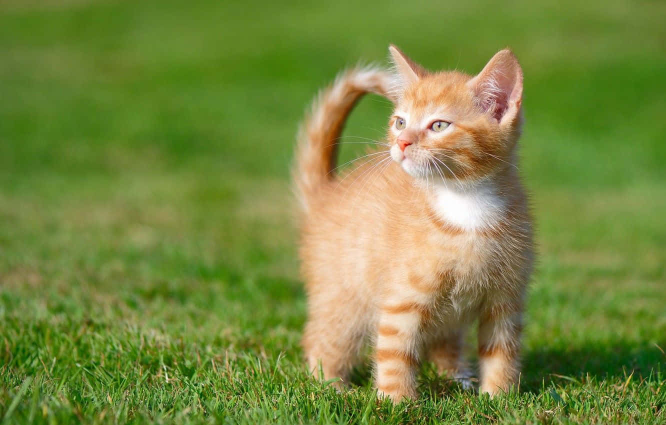
#> input picture day2/cat.jpg, 1332 x 850 px (shown at 1/2 size)
$ python cv03.py
#> lines starting #> are read from the running program, lines starting #| are printed output that depends on the picture; after the words box and inside, x2 and y2 are one past the last pixel; in counts of white or black regions, pixels touching at a corner belong together
#Threshold levels with images
import cv2
import matplotlib.pyplot as plt

img = cv2.imread("../day2/cat.jpg")
#> img is the input picture: shape (850, 1332, 3); mean B, G, R 64.6, 135, 119.4
gray = cv2.cvtColor(img, cv2.COLOR_BGR2GRAY)
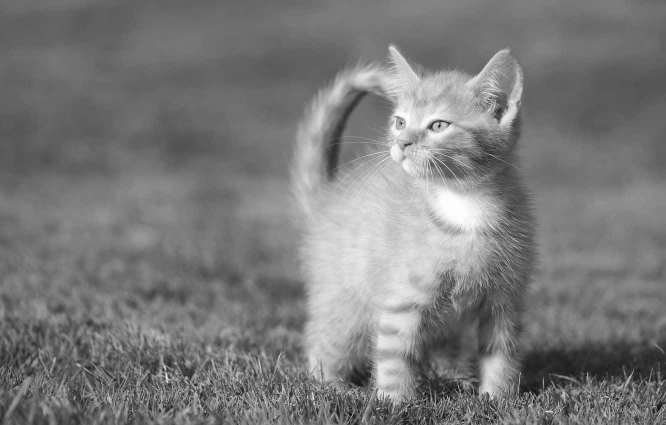
#> gray: shape (850, 1332) (shown at 1/2 size); min 3, max 255, mean 122.3

thresh_val = [50,100,150,200,250]
#แถม คอลลัม ภาพ
plt.subplot(231,xticks=[],yticks=[])
plt.title("Original")
plt.imshow(gray,cmap="gray")

for i in range(len(thresh_val)):
    thresh , result = cv2.threshold(gray, thresh_val[i],255,cv2.THRESH_BINARY)
    plt.subplot(232+i)
    plt.title("%d"%thresh_val[i])
    plt.imshow(result,cmap="gray")
    plt.xticks([]),plt.yticks([])
#> this loop made 5 passes
#> thresh on passes 1 to 5: 50, 100, 150, 200, 250
#> pass 1, `thresh , result = cv2.threshold(gray, thresh_val[i],255,cv2.THRESH_BIN..`:
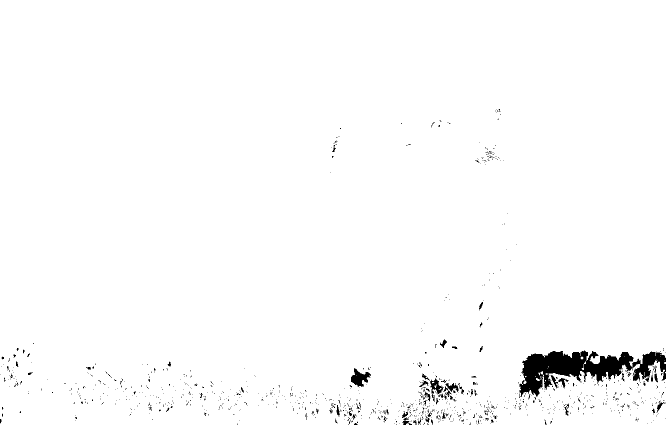
#> result: shape (850, 1332) (shown at 1/2 size); 98.3% white; 1030 black regions (962 under 20 px), largest, box (x1, y1, x2, y2) and area: (1038, 701, 1332, 794) 12223, (702, 736, 742, 774) 782, (860, 756, 887, 804) 453
#> pass 2, `thresh , result = cv2.threshold(gray, thresh_val[i],255,cv2.THRESH_BIN..`:
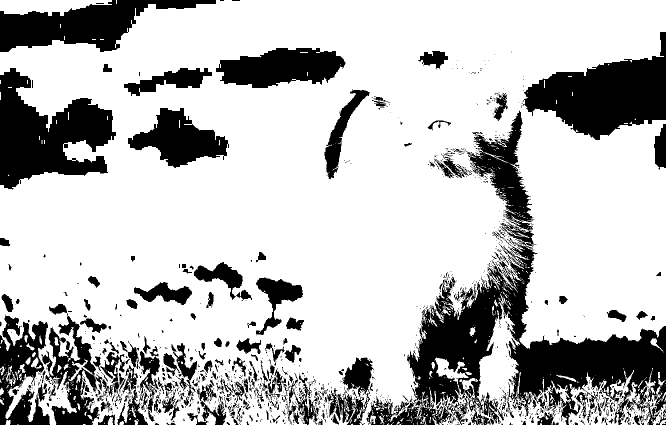
#> result: shape (850, 1332) (shown at 1/2 size); 74.6% white; 1287 black regions (1013 under 20 px), largest, box (x1, y1, x2, y2) and area: (733, 443, 1332, 850) 73547, (1045, 64, 1332, 280) 31738, (0, 136, 232, 379) 30834
#> pass 3, `thresh , result = cv2.threshold(gray, thresh_val[i],255,cv2.THRESH_BIN..`:
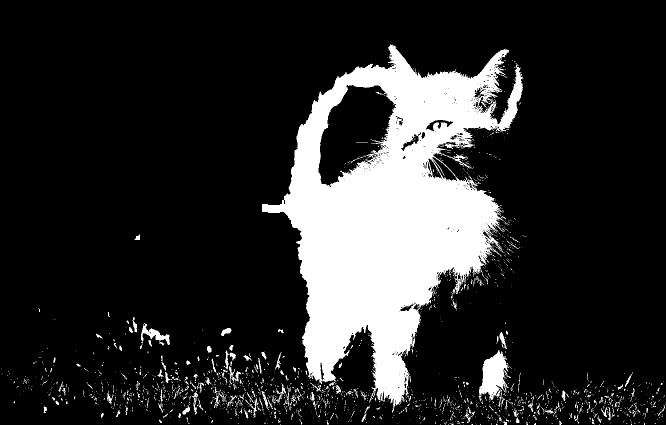
#> result: shape (850, 1332) (shown at 1/2 size); 17% white; 1803 white regions (1609 under 20 px), largest, box (x1, y1, x2, y2) and area: (524, 89, 1047, 826) 173224, (957, 700, 1017, 803) 3452, (282, 646, 340, 691) 879

plt.show()
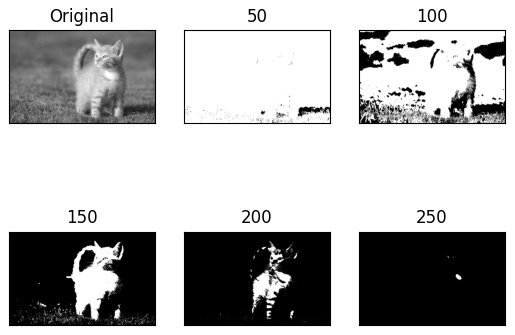
#> figure drawn by matplotlib, 6 panels

$ run again, with day2/ball_colors.jpg copied over day2/cat.jpg
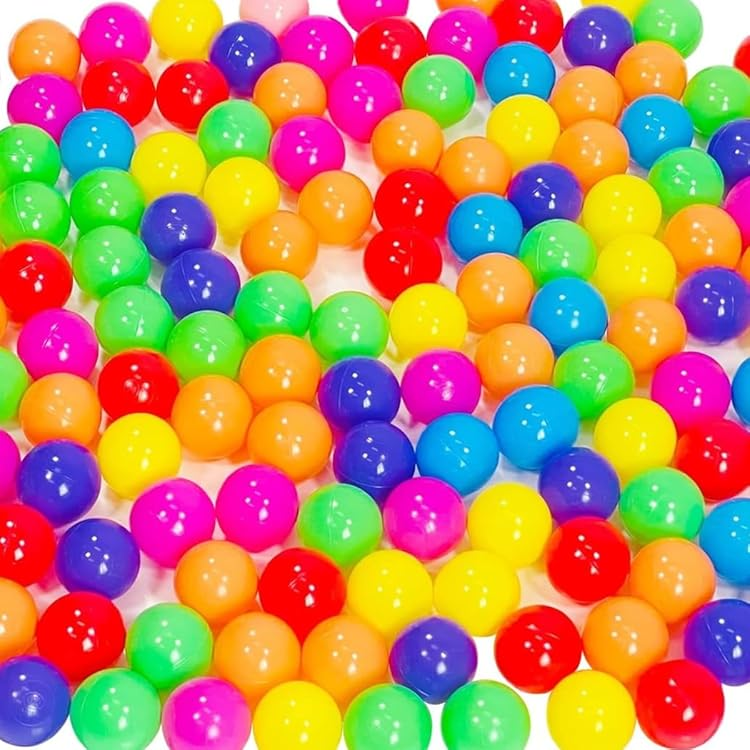
#> input picture day2/ball_colors.jpg, 750 x 750 px
#> img is the input picture: shape (750, 750, 3); mean B, G, R 97.7, 134.9, 185.3
#> the loop `for i in range(len(thresh_val)):` made 5 passes
#> thresh on passes 1 to 5: 50, 100, 150, 200, 250
#> pass 1, `thresh , result = cv2.threshold(gray, thresh_val[i],255,cv2.THRESH_BIN..`:
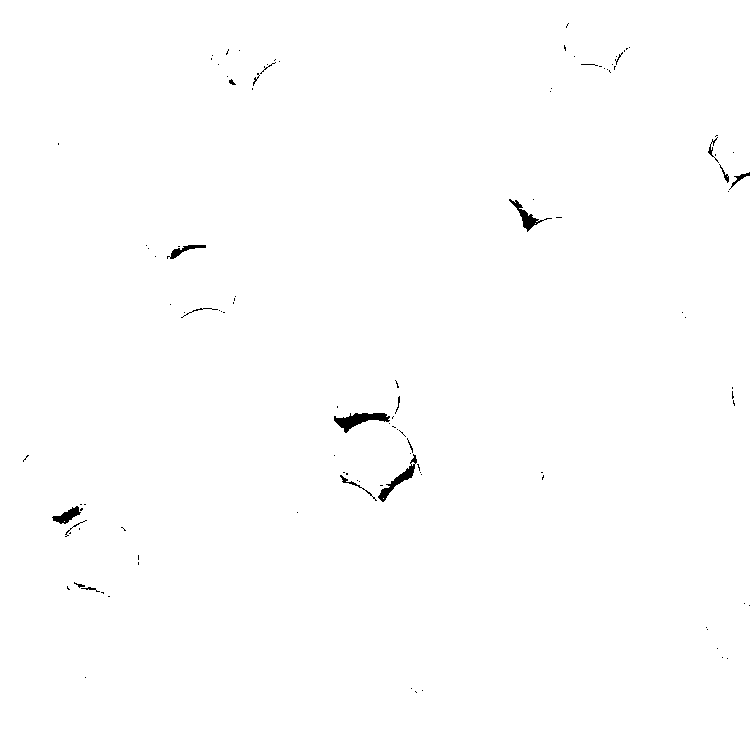
#> result: shape (750, 750); 99.6% white; 112 black regions (93 under 20 px), largest, box (x1, y1, x2, y2) and area: (334, 413, 390, 433) 503, (378, 454, 417, 502) 377, (509, 199, 552, 232) 301
#> pass 3, `thresh , result = cv2.threshold(gray, thresh_val[i],255,cv2.THRESH_BIN..`:
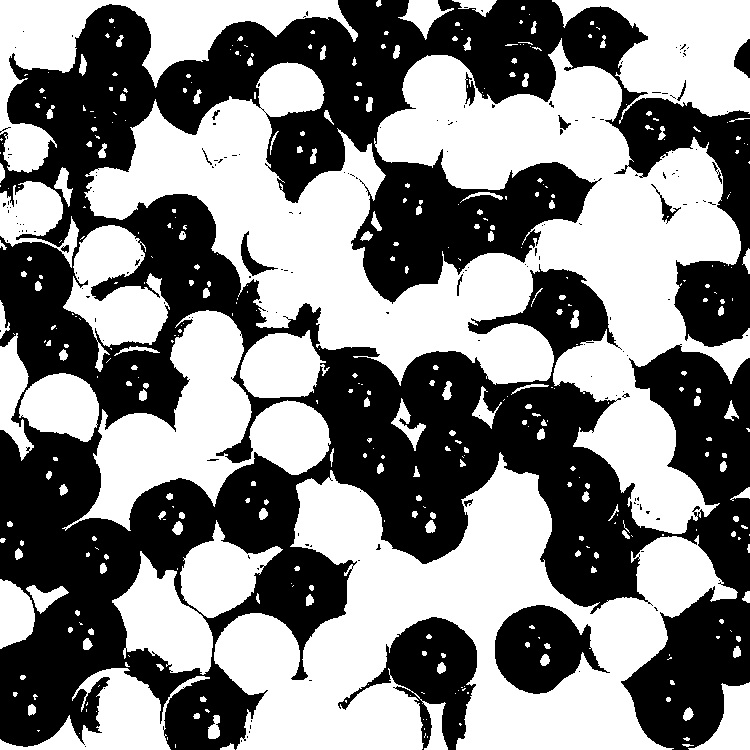
#> result: shape (750, 750); 51.6% white; 171 black regions (156 under 20 px), largest, box (x1, y1, x2, y2) and area: (0, 0, 750, 750) 256064, (338, 617, 477, 750) 7607, (495, 605, 610, 694) 6229
